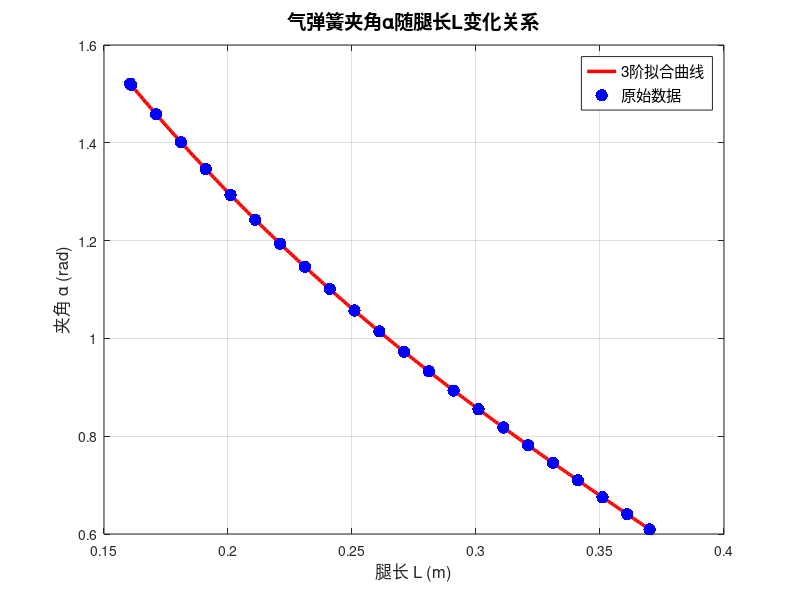

Write the MATLAB code that produced this figure. (Note: this script raises an error after producing the figure.)
% 脚本：气弹簧夹角随腿长变化的3阶多项式拟合
tic
clear
clc
fprintf("\n=== 气弹簧夹角随腿长变化分析 ===\n");

%% 数据项
% 第一列为腿长L (m)
% 第二列为气弹簧与腿长方向夹角 alpha (rad)
spring_data = [...
    0.16051326, 1.52115247;
    0.161,  1.51816648;
    0.171,  1.45830378;
    0.181,  1.40106219;
    0.191,  1.34618555;
    0.201,  1.29346758;
    0.211,  1.24273685;
    0.221,  1.19384638;
    0.231,  1.14666630;
    0.241,  1.10107873;
    0.251,  1.05697401;
    0.261,  1.01424804;
    0.271,  0.97280025;
    0.281,  0.93253200;
    0.291,  0.89334522;
    0.301,  0.85514114;
    0.311,  0.81781900;
    0.321,  0.78127446;
    0.331,  0.74539776;
    0.341,  0.71007126;
    0.351,  0.67516606;
    0.361,  0.64053724;
    0.36998937, 0.60950614];

%% 数据处理
L = spring_data(:, 1);          % 腿长数据 (m)
alpha_rad = spring_data(:, 2);  % 夹角数据 (rad)

%% 3阶多项式拟合
fprintf("\n=== 3阶多项式拟合 ===\n");
degree = 3;
p = polyfit(L, alpha_rad, degree);

% 计算拟合值
L_fit = linspace(min(L), max(L), 200);
alpha_fit_rad = polyval(p, L_fit);

% 计算拟合质量指标
alpha_pred_rad = polyval(p, L);
residuals = alpha_rad - alpha_pred_rad;
SS_res = sum(residuals.^2);
SS_tot = sum((alpha_rad - mean(alpha_rad)).^2);
r2 = 1 - SS_res / SS_tot;
rmse = sqrt(mean(residuals.^2));

fprintf("\n拟合质量指标:\n");
fprintf("  R² (决定系数): %.6f\n", r2);
fprintf("  RMSE (均方根误差): %.6f rad\n", rmse);

%% 绘制拟合曲线和散点图
figure('Position', [100, 100, 800, 600]);
hold on;
grid on;
box on;

% 绘制拟合曲线
plot(L_fit, alpha_fit_rad, 'r-', 'LineWidth', 2.5, 'DisplayName', '3阶拟合曲线');

% 绘制原始数据散点
scatter(L, alpha_rad, 80, 'b', 'filled', 'DisplayName', '原始数据');

title('气弹簧夹角α随腿长L变化关系', 'FontSize', 14, 'FontWeight', 'bold');
xlabel('腿长 L (m)', 'FontSize', 12);
ylabel('夹角 α (rad)', 'FontSize', 12);
legend('Location', 'best', 'FontSize', 11);

% 显示拟合方程和R²值
eq_str = '拟合方程: α = ';
for i = 1:length(p)
    power = length(p) - i;
    if power > 1
        eq_str = [eq_str, sprintf('%.4fL^{%d} + ', p(i), power)];
    elseif power == 1
        eq_str = [eq_str, sprintf('%.4fL + ', p(i))];
    else
        eq_str = [eq_str, sprintf('%.4f', p(i))];
    end
end
text(0.05, 0.95, eq_str, 'Units', 'normalized', 'FontSize', 10, ...
    'BackgroundColor', [1, 1, 1, 0.9], 'EdgeColor', 'black', 'FontWeight', 'bold');

text(0.05, 0.88, sprintf('R² = %.6f\nRMSE = %.6f rad', r2, rmse), ...
    'Units', 'normalized', 'FontSize', 10, ...
    'BackgroundColor', [1, 1, 1, 0.9], 'EdgeColor', 'black');

%% 生成拟合函数
fprintf("\n=== 拟合函数 ===\n");
fprintf("使用以下函数计算任意腿长L对应的夹角α(rad):\n\n");

% 显示函数代码
function_code = ['function alpha = spring_angle(L)\n' ...
    '    % 计算气弹簧与腿长方向的夹角(rad)\n' ...
    '    % 输入: L - 腿长(m)\n' ...
    '    % 输出: alpha - 夹角(rad)\n' ...
    '    \n' ...
    '    % 3阶多项式拟合系数\n'];
for i = 1:length(p)
    function_code = [function_code sprintf('    p(%d) = %.8f; %% L^%d系数\n', i, p(i), length(p)-i)];
end
function_code = [function_code '    \n' ...
    '    alpha = polyval(p, L);\n' ...
    'end\n'];

fprintf(function_code);

%% 保存结果
save('spring_fit_result.mat', 'L', 'alpha_rad', 'p', 'r2', 'rmse');
fprintf('\n结果已保存到 spring_fit_result.mat\n');

%% 显示执行时间
toc
fprintf("\n=== 分析完成 ===\n");
